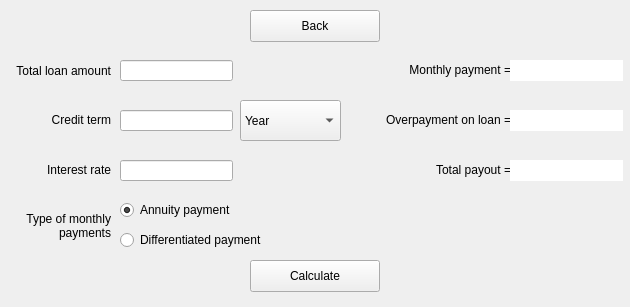
<?xml version="1.0" encoding="UTF-8"?>
<ui version="4.0">
 <class>credit_calculator</class>
 <widget class="QWidget" name="credit_calculator">
  <property name="geometry">
   <rect>
    <x>0</x>
    <y>0</y>
    <width>630</width>
    <height>307</height>
   </rect>
  </property>
  <property name="windowTitle">
   <string>Form</string>
  </property>
  <widget class="QPushButton" name="pushButton_calc">
   <property name="geometry">
    <rect>
     <x>250</x>
     <y>10</y>
     <width>130</width>
     <height>32</height>
    </rect>
   </property>
   <property name="font">
    <font>
     <bold>false</bold>
     <kerning>true</kerning>
    </font>
   </property>
   <property name="cursor">
    <cursorShape>PointingHandCursor</cursorShape>
   </property>
   <property name="autoFillBackground">
    <bool>false</bool>
   </property>
   <property name="text">
    <string>Back</string>
   </property>
  </widget>
  <widget class="QLabel" name="label">
   <property name="geometry">
    <rect>
     <x>0</x>
     <y>61</y>
     <width>111</width>
     <height>20</height>
    </rect>
   </property>
   <property name="text">
    <string>Total loan amount</string>
   </property>
   <property name="alignment">
    <set>Qt::AlignRight|Qt::AlignTrailing|Qt::AlignVCenter</set>
   </property>
  </widget>
  <widget class="QLabel" name="label_2">
   <property name="geometry">
    <rect>
     <x>0</x>
     <y>110</y>
     <width>111</width>
     <height>20</height>
    </rect>
   </property>
   <property name="text">
    <string>Credit term</string>
   </property>
   <property name="alignment">
    <set>Qt::AlignRight|Qt::AlignTrailing|Qt::AlignVCenter</set>
   </property>
  </widget>
  <widget class="QLabel" name="label_3">
   <property name="geometry">
    <rect>
     <x>0</x>
     <y>160</y>
     <width>111</width>
     <height>20</height>
    </rect>
   </property>
   <property name="text">
    <string>Interest rate</string>
   </property>
   <property name="alignment">
    <set>Qt::AlignRight|Qt::AlignTrailing|Qt::AlignVCenter</set>
   </property>
  </widget>
  <widget class="QLabel" name="label_4">
   <property name="geometry">
    <rect>
     <x>0</x>
     <y>200</y>
     <width>111</width>
     <height>51</height>
    </rect>
   </property>
   <property name="text">
    <string>Type of monthly 
payments</string>
   </property>
   <property name="alignment">
    <set>Qt::AlignRight|Qt::AlignTrailing|Qt::AlignVCenter</set>
   </property>
  </widget>
  <widget class="QLineEdit" name="lineEdit_total_loan">
   <property name="geometry">
    <rect>
     <x>120</x>
     <y>60</y>
     <width>113</width>
     <height>21</height>
    </rect>
   </property>
  </widget>
  <widget class="QRadioButton" name="radioButton_annuity">
   <property name="geometry">
    <rect>
     <x>120</x>
     <y>200</y>
     <width>131</width>
     <height>20</height>
    </rect>
   </property>
   <property name="text">
    <string>Annuity payment</string>
   </property>
   <property name="checkable">
    <bool>true</bool>
   </property>
   <property name="checked">
    <bool>true</bool>
   </property>
  </widget>
  <widget class="QRadioButton" name="radioButton_differ">
   <property name="geometry">
    <rect>
     <x>120</x>
     <y>230</y>
     <width>161</width>
     <height>20</height>
    </rect>
   </property>
   <property name="text">
    <string>Differentiated payment</string>
   </property>
  </widget>
  <widget class="QLineEdit" name="lineEdit_interest_rate">
   <property name="geometry">
    <rect>
     <x>120</x>
     <y>160</y>
     <width>113</width>
     <height>21</height>
    </rect>
   </property>
  </widget>
  <widget class="QLineEdit" name="lineEdit_credit_term">
   <property name="geometry">
    <rect>
     <x>120</x>
     <y>110</y>
     <width>113</width>
     <height>21</height>
    </rect>
   </property>
  </widget>
  <widget class="QComboBox" name="comboBox_period">
   <property name="geometry">
    <rect>
     <x>240</x>
     <y>100</y>
     <width>101</width>
     <height>41</height>
    </rect>
   </property>
   <item>
    <property name="text">
     <string>Year</string>
    </property>
   </item>
   <item>
    <property name="text">
     <string>Mounth</string>
    </property>
   </item>
  </widget>
  <widget class="QLabel" name="label_5">
   <property name="geometry">
    <rect>
     <x>360</x>
     <y>60</y>
     <width>151</width>
     <height>20</height>
    </rect>
   </property>
   <property name="styleSheet">
    <string notr="true"/>
   </property>
   <property name="text">
    <string>Monthly payment =</string>
   </property>
   <property name="alignment">
    <set>Qt::AlignRight|Qt::AlignTrailing|Qt::AlignVCenter</set>
   </property>
  </widget>
  <widget class="QLabel" name="label_6">
   <property name="geometry">
    <rect>
     <x>360</x>
     <y>110</y>
     <width>151</width>
     <height>20</height>
    </rect>
   </property>
   <property name="text">
    <string>Overpayment on loan =</string>
   </property>
   <property name="alignment">
    <set>Qt::AlignRight|Qt::AlignTrailing|Qt::AlignVCenter</set>
   </property>
  </widget>
  <widget class="QLabel" name="label_7">
   <property name="geometry">
    <rect>
     <x>360</x>
     <y>160</y>
     <width>151</width>
     <height>20</height>
    </rect>
   </property>
   <property name="text">
    <string>Total payout =</string>
   </property>
   <property name="alignment">
    <set>Qt::AlignRight|Qt::AlignTrailing|Qt::AlignVCenter</set>
   </property>
  </widget>
  <widget class="QPushButton" name="pushButton_calculate_credit">
   <property name="geometry">
    <rect>
     <x>250</x>
     <y>260</y>
     <width>130</width>
     <height>32</height>
    </rect>
   </property>
   <property name="cursor">
    <cursorShape>PointingHandCursor</cursorShape>
   </property>
   <property name="text">
    <string>Сalculate</string>
   </property>
  </widget>
  <widget class="QLabel" name="label_loan_overpay">
   <property name="geometry">
    <rect>
     <x>510</x>
     <y>110</y>
     <width>113</width>
     <height>21</height>
    </rect>
   </property>
   <property name="styleSheet">
    <string notr="true">QLabel{
background-color:white;
}</string>
   </property>
   <property name="text">
    <string/>
   </property>
   <property name="alignment">
    <set>Qt::AlignJustify|Qt::AlignVCenter</set>
   </property>
  </widget>
  <widget class="QLabel" name="label_total_pay">
   <property name="geometry">
    <rect>
     <x>510</x>
     <y>160</y>
     <width>113</width>
     <height>21</height>
    </rect>
   </property>
   <property name="styleSheet">
    <string notr="true">QLabel{
background-color:white;
}</string>
   </property>
   <property name="text">
    <string/>
   </property>
   <property name="alignment">
    <set>Qt::AlignJustify|Qt::AlignVCenter</set>
   </property>
  </widget>
  <widget class="QLabel" name="label_mount_pay">
   <property name="geometry">
    <rect>
     <x>510</x>
     <y>60</y>
     <width>113</width>
     <height>21</height>
    </rect>
   </property>
   <property name="styleSheet">
    <string notr="true">QLabel{
background-color:white;
}</string>
   </property>
   <property name="text">
    <string/>
   </property>
   <property name="alignment">
    <set>Qt::AlignJustify|Qt::AlignVCenter</set>
   </property>
  </widget>
 </widget>
 <resources/>
 <connections/>
</ui>
